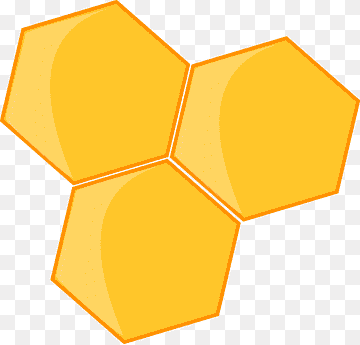
#> input picture lab_5/img_2.png, 360 x 345 px; its folder holds 2 pictures in this run
$ python main.py
#> lines starting #> are read from the running program, lines starting #| are printed output that depends on the picture; after the words box and inside, x2 and y2 are one past the last pixel; in counts of white or black regions, pixels touching at a corner belong together
import cv2
import numpy as np
from matplotlib import pyplot as plt


def image_read(FileIm):
#> called with FileIm = 'img_2.png'
    image = cv2.imread(FileIm)
#> image is the input picture: shape (345, 360, 3); mean B, G, R 130, 217, 251.8
    plt.imshow(image)
    plt.show()
    return image


def image_processing(image):
    gray = cv2.cvtColor(image, cv2.COLOR_BGR2GRAY)
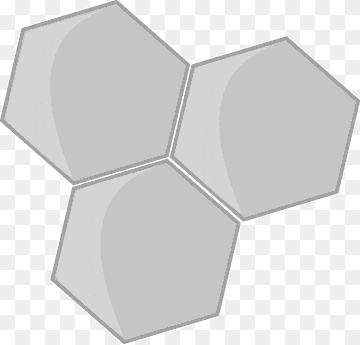
#> gray: shape (345, 360); min 162, max 255, mean 217.3
    gray = cv2.GaussianBlur(gray, (3, 3), 1.2)
    clahe = cv2.createCLAHE(clipLimit=2.45, tileGridSize=(8, 8))
    enhanced_image = clahe.apply(gray)
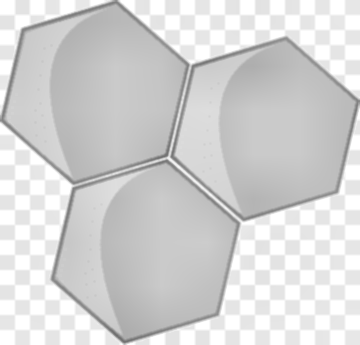
#> enhanced_image: shape (345, 360); min 110, max 255, mean 212.1
    edged = cv2.Canny(enhanced_image, 60, 250)
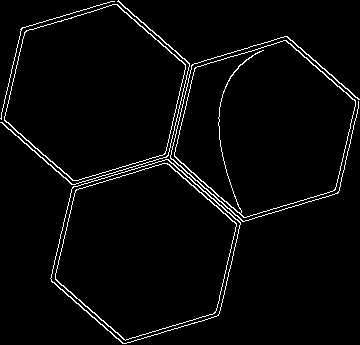
#> edged: shape (345, 360); 3.2% white in thin lines or dots
    kernel = cv2.getStructuringElement(cv2.MORPH_RECT, (1, 1))
    closed = cv2.morphologyEx(edged, cv2.MORPH_CLOSE, kernel)
    plt.imshow(closed)
    plt.show()
    return closed


def distance_between_points(point1, point2):
    x1, y1 = point1
    x2, y2 = point2
    distance = np.sqrt((x2 - x1) ** 2 + (y2 - y1) ** 2)
    return distance


def image_contours(image_entrance, min_distance=50):
#> called with min_distance = 50
    cnts, _ = cv2.findContours(image_entrance.copy(), cv2.RETR_LIST, cv2.CHAIN_APPROX_SIMPLE)
#> cnts = 11 contours, 1 with area under 20; largest, box (x1, y1, x2, y2) and area: (50, 159, 241, 344) 24577, (50, 159, 241, 344) 24449, (174, 40, 356, 218) 22570, (55, 163, 237, 341) 22560, (4, 4, 186, 181) 22534

    filtered_cnts = []
    filtered_centers = []

    for c in cnts:
        if cv2.contourArea(c) > 0:
            epsilon = 0.02 * cv2.arcLength(c, True)
            approx = cv2.approxPolyDP(c, epsilon, True)
            if len(approx) > 5:
                center = (int(np.mean(approx[:, 0, 0])), int(np.mean(approx[:, 0, 1])))
                if not any(distance_between_points(center, fc) < min_distance for fc in filtered_centers):
                    filtered_centers.append(center)
                    filtered_cnts.append(c)
#> this loop made 11 passes
#> epsilon on passes 2, 3, 4, 5, 6, 7, 8, 9, 11: 11.78, 12.27, 12.31, 19.63, 11.78, 24.49, 11.71, 11.76, 16.16
#> (epsilon, center) on pass 1: (11.73, (145, 252))
#> after the loop, filtered_centers = [(145, 252), (253, 123), (93, 93)]; filtered_cnts = 3 contours; box (x1, y1, x2, y2) and area: (55, 163, 237, 341) 22438, (174, 40, 356, 218) 22416, (4, 4, 186, 181) 22410

    return filtered_cnts


def image_recognition(image_entrance, image_cont, file_name):
    total = 0
    for c in image_cont:
        cv2.drawContours(image_entrance, [c], -1, (0, 255, 0), 4)
        total += 1

    print(f"Знайдено {total} шестикутників на зображенні")
    cv2.imwrite(file_name, image_entrance)
    plt.imshow(image_entrance)
    plt.show()
    return


images_url = "img_2"
image_entrance = image_read(f"{images_url}.png")
image_exit = image_processing(image_entrance)
image_cont = image_contours(image_exit)
#> image_cont has the same summary as filtered_cnts in image_contours
image_recognition(image_entrance, image_cont, f"recognition_{images_url}.jpg")
#> the loop in image_recognition, `for c in image_cont:` made 3 passes
#> after the loop in image_recognition, `for c in image_cont:`:
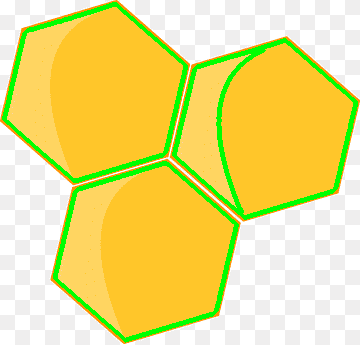
#> image_entrance: shape (345, 360, 3); 6.68% of pixels changed, all inside (x1, y1, x2, y2) = (2, 2, 358, 343)
#> after the loop in image_recognition, `for c in image_cont:`: total = 3
#| Знайдено 3 шестикутників на зображенні
